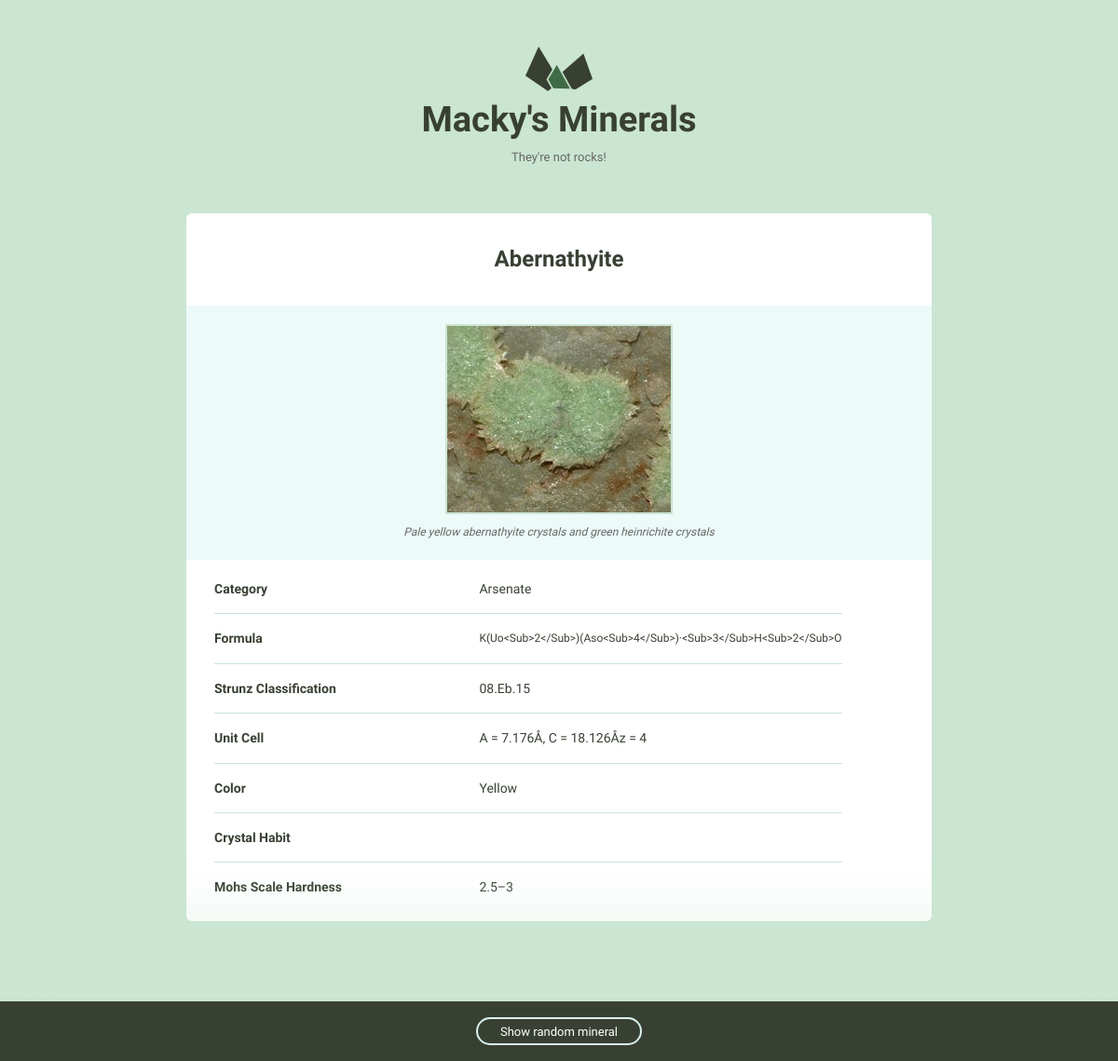
Page /2/ on the committed database.
### minerals/models.py (models this page shows)
class Mineral(models.Model):
	image_filename = models.TextField(blank=True, default='')
	formula = models.TextField(blank=True, default='')
	optical_properties = models.TextField(blank=True, default='')
	cleavage = models.TextField(blank=True, default='')
	image_caption = models.TextField(blank=True, default='')
	streak = models.TextField(blank=True, default='')
	name = models.TextField(blank=True, default='')
	crystal_system = models.TextField(blank=True, default='')
	group = models.TextField(blank=True, default='')
	specific_gravity = models.TextField(blank=True, default='')
	strunz_classification = models.TextField(blank=True, default='')
	crystal_symmetry = models.TextField(blank=True, default='')
	mohs_scale_hardness = models.TextField(blank=True, default='')
	unit_cell = models.TextField(blank=True, default='')
	refractive_index = models.TextField(blank=True, default='')
	category = models.TextField(blank=True, default='')
	luster = models.TextField(blank=True, default='')
	color = models.TextField(blank=True, default='')
	crystal_habit = models.TextField(blank=True, default='')
	diaphaneity = models.TextField(blank=True, default='')

### minerals/views.py (the view)
# urls.py: url(r'(?P<pk>\d+)/$', views.mineral_detail, name='detail'),
def mineral_detail(request, pk):
	if pk == '1000000':
		x = Mineral.objects.all()
		x = len(x)
		pk = randint(1, x)
	mineral = get_object_or_404(Mineral, pk=pk)
	return render(request, 'minerals/detail.html', {'mineral': mineral})

### minerals/templates/minerals/detail.html
{% extends "layout.html" %}
{% load staticfiles %}
    {% block content %}
    <div class="grid-100 mineral__container">
      <h1 class="mineral__name">{{ mineral.name|title }}</h1>
      <div class="mineral__image-bg">
      {% with 'images/'|add:mineral.name|add:'.jpg' as image_static %}
        <img class="mineral__image" src="{% static image_static %}"/>
      {% endwith %}
        <p class="mineral__caption">{{ mineral.image_caption }}</p>
      </div>
      <div class="mineral__table-container">
        <table class="mineral__table">
          <tr>
            <td class="mineral__category">Category</td>
            <td>{{ mineral.category|title }}</td>
          </tr>
          <tr>
            <td class="mineral__category">Formula</td>
            <td class="mineral__formula">{{ mineral.formula|title }}</td>
          </tr>
          <tr>
            <td class="mineral__category">Strunz Classification</td>
            <td>{{ mineral.strunz_classification|title }}</td>
          </tr>
          <tr>
            <td class="mineral__category">Unit Cell</td>
            <td>{{ mineral.unit_cell|title }}</td>
          </tr>
          <tr>
            <td class="mineral__category">Color</td>
            <td>{{ mineral.color|title }}</td>
          </tr>
          <tr>
            <td class="mineral__category">Crystal Habit</td>
            <td>{{ mineral.crystal_habit|title }}</td>
          </tr>
          <tr>
            <td class="mineral__category">Mohs Scale Hardness</td>
            <td>{{ mineral.mohs_scale_hardness|title }}</td>
          </tr>
        </table>
      </div>
    </div>
{% endblock %}

### assets/css/global.css (style rules this page uses)
html { font-family: sans-serif; -ms-text-size-adjust: 100%; -webkit-text-size-adjust: 100%; }
body { margin: 0; }
h1 { font-size: 2em; margin: 0.67em 0; }
img { border: 0; }
table { border-collapse: collapse; border-spacing: 0; }
td, th { padding: 0; }
html { font-size: 62.5%; }
body { background-color: #CAE5D2; font-size: 1.5em; line-height: 1.6; font-weight: 400; font-family: "Cousine"; color: #666; }
.grid, .grid-5, .grid-10, .grid-15, .grid-20, .grid-25, .grid-30, .grid-33, .grid-35, .grid-40, .grid-45, .grid-50, .grid-55, .grid-60, .grid-65, .grid-66, .grid-70, .grid-75, .grid-80, .grid-90, .grid-95, .grid-100 { float: left; box-sizing: border-box; position: relative; }
.grid-100 { width: 100%; padding: 0 15px; }
h1, h2, h3, h4, h5, h6 { margin-top: 0; margin-bottom: 2rem; font-weight: bold; font-family: "Work Sans", sans-serif; color: #384033; }
h1 { font-size: 3.8rem; }
@media (min-width: 550px) { h1 { font-size: 3.8rem; } }
p { margin-top: 0; font-size: 1.6rem; }
th, td { padding: 15px; text-align: left; border-bottom: 1px solid #e1e1e1; }
th:first-child, td:first-child { padding-left: 0; }
th:last-child, td:last-child { padding-right: 0; }
table, p, ul { margin-bottom: 2.5rem; }
.mineral__container { background-color: #fff; border-radius: 6px; list-style: none; padding: 0; text-align: center; }
.mineral__name { display: block; width: 100%; margin: 0; font-size: 24px; padding: 30px 0 30px 0; }
.mineral__image { display: block; margin: 0 auto; border: solid 2px #CAE5D2; }
.mineral__image-bg { background-color: #ecfaf8; padding: 20px 0; }
.mineral__caption { font-size: 12px; font-style: italic; padding: 10px 0 0 0; margin: 0; }
.mineral__table { font-size: 14px; color: #384033; }
.mineral__table td { border-color: #CAE5D2; }
.mineral__table tr:last-of-type td { border-bottom: none; padding-bottom: 0; }
.mineral__table-container { padding: 5px 30px 0; }
.mineral__category { font-weight: bold; width: 40%; }
.mineral__formula { font-size: 12px; }

### rows in the picture
Mineral: name "Abernathyite", image_caption "Pale yellow abernathyite crystals and green heinrichite crystals", category "Arsenate", formula "K(Uo<Sub>2</Sub>)(Aso<Sub>4</Sub>)·<Sub>3</Sub>H<Sub>2</Sub>O", strunz_classification "08.Eb.15", unit_cell "A = 7.176Å, C = 18.126Åz = 4", color "Yellow", mohs_scale_hardness "2.5–3"
